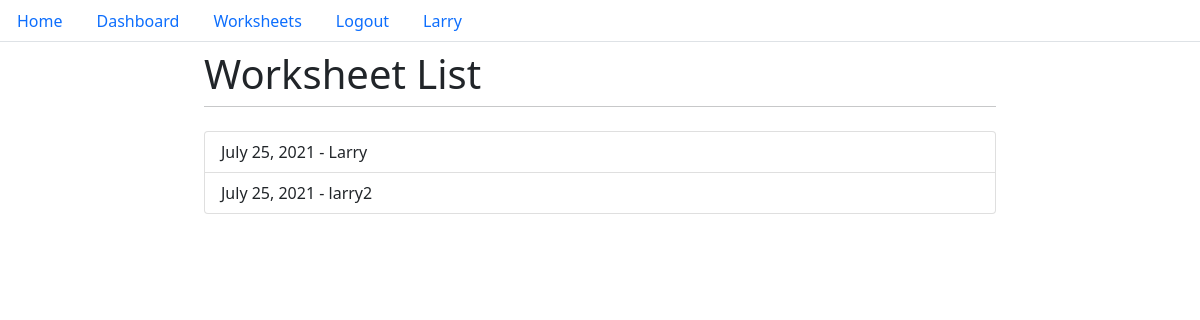
The app's page /worksheets/ (signed in) with its own data.
### main/models.py (models this page shows, shortened)
class Worksheet(models.Model):
    user = models.ForeignKey(User, on_delete=models.CASCADE, related_name="worksheet", null=True)
    name = models.CharField(max_length=20)
    date = models.DateField(name="date", auto_now_add=True)
    class Meta:
        verbose_name = ("Worksheet")
        verbose_name_plural = ("Worksheets")

### main/views.py (the view)
# urls.py: path('worksheets/', views.worksheets, name="worksheets"),
def worksheets(response):
    return render(response, "worksheets.html", {})

### main/templates/worksheets.html (shortened to what this page needs)
{% extends 'base.html' %}
{% block title2 %}Worksheet List{% endblock title2 %}
{% block content %}
    {% if user.is_authenticated %}
        <div class="list-group">
            {% for ws in user.worksheet.all  %}
                <a href="/tracker/{{ws.id}}" class="list-group-item list-group-item-action">
                    {{ws.date}} - {{ws.name}}
                </a>
            {% endfor %}
        </div>
    {% else %}
        <p>Login<a href="/login">Here</a></p>
    {% endif %}
{% endblock content %}

### main/templates/base.html (shortened to what this page needs)
<!doctype html>
<html lang="en">
<head>
    <link href="https://cdn.jsdelivr.net/npm/bootstrap@5.0.2/dist/css/bootstrap.min.css" rel="stylesheet"
>
</head>
<body>
    {% block nav %}
    <ul class="nav nav-tabs">
        <li class="nav-item">
            <a class="nav-link" href="/">Home</a>
        </li>
        <li class="nav-item">
            <a class="nav-link" href="/dashboard">Dashboard</a>
        </li>
        {% if user.is_authenticated %}
            <li class="nav-item">
                <a class="nav-link" href="/worksheets">Worksheets</a>
            </li>
            <li class="nav-item">
                <a class="nav-link" href="/logout">Logout</a>
            </li>
            <li>
                <a class="nav-link">{{user.first_name}}</a>
            </li>
        {% endif %}
    </ul>
    {% endblock nav %}
    <div id="content" , name="content" , class="main">
        <div class="row justify-content-center">
            <div class="col-8">
                <h1 class="mt-2"> {% block title2 %}Task Tracker{% endblock title2 %}</h1>
                <hr class="mt-0 mb-4">
                {% block content %}
                {% endblock content %}
            </div>
        </div>
    </div>
</body>
</html>

### records on screen
Worksheet: date "July 25, 2021", name "Larry"
Worksheet: date "July 25, 2021", name "larry2"

### other values on screen
{{ user.first_name }} "Larry"
